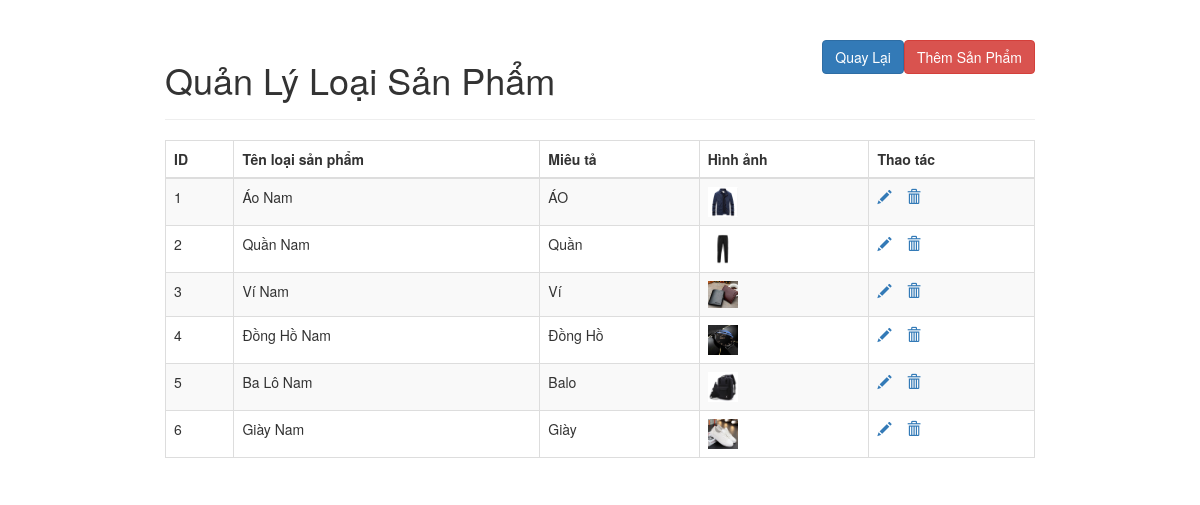
Page /categories/selectAllCategories.php on the committed database.
### tables this page shows
CREATE TABLE categories (
id int(11) NOT NULL AUTO_INCREMENT,
icon varchar(255) default null,
name varchar(255) default null,
date_sold date NOT NULL ,
description text,
PRIMARY KEY (id));

### categories/selectAllCategories.php (the view, shortened to what this page needs)
<!DOCTYPE html>
<html lang="en">
<head>
    <link rel="stylesheet" href="https://maxcdn.bootstrapcdn.com/bootstrap/3.3.7/css/bootstrap.css">
</head>
<body>
    <div class="wrapper">
        <div class="container-fluid">
            <div class="row">
                <div class="col-md-12">
                    <div class="page-header clearfix">
                        <h1 class="pull-left">Quản Lý Loại Sản Phẩm</h1>
                        <a href="Insertcategories.php" class="btn btn-danger pull-right">Thêm Sản Phẩm</a>
                        <a href="../adminQL.php" class="btn btn-primary pull-right">Quay Lại</a>
                    </div>
                    <?php
                    require_once("../connect.php");
                    $sql = "SELECT * FROM categories";
                    $linkImage = '../Image/';
                    if ($result = mysqli_query($link, $sql)) {
                        if (mysqli_num_rows($result) > 0) {
                            echo "<table class='table table-bordered table-striped'>";
                            echo "<thead>";
                            echo "<tr>";
                            echo "<th>ID</th>";
                            echo "<th>Tên loại sản phẩm</th>";
                            echo "<th>Miêu tả</th>";
                            echo "<th>Hình ảnh</th>";
                            echo "<th>Thao tác</th>";
                            echo "</tr>";
                            echo "</thead>";
                            echo "<tbody>";
                            while ($row = mysqli_fetch_array($result)) {
                                echo "<tr>";
                                echo "<td>" . $row['id'] . "</td>";
                                echo "<td>" . $row['name'] . "</td>";
                                echo "<td>" . $row['description'] . "</td>"; ?>
                                <td><img src=" <?php echo $linkImage . $row['icon'] ?>" width=30px></td>
                    <?php
                                echo "<td>";
                                echo "<a href='updateCate.php?id=" . $row['id'] . "' title='Chỉnh sửa' data-toggle='tooltip'><span class='glyphicon glyphicon-pencil'></span></a>";
                                echo "<a href='deleteCate.php?id=" . $row['id'] . "' title='Xóa' data-toggle='tooltip'><span class='glyphicon glyphicon-trash'></span></a>";
                                echo "</td>";
                                echo "</tr>";
                            }
                            echo "</tbody>";
                            echo "</table>";
                        } else {
                            echo "<center><p class='lead'><em>Không tìm thấy sản phẩm. </em></p></center>";
                        }
                    } else {
                        echo "<center>Lỗi! Vui lòng thử lại sau.</center> $sql. " . mysqli_error($link);
                    }
                    ?>
                </div>
            </div>
        </div>
    </div>
</body>
</html>

### categories/selectAllCategories.php (style rules this page uses)
.wrapper { width: 900px; margin: 0 auto; }
table tr td:last-child a { margin-right: 15px; }

### rows in the picture
categories: id "1", name "Áo Nam", description "ÁO", icon (picture)
categories: id "2", name "Quần Nam", description "Quần", icon (picture)
categories: id "3", name "Ví Nam", description "Ví", icon (picture)
categories: id "4", name "Đồng Hồ Nam", description "Đồng Hồ", icon (picture)
categories: id "5", name "Ba Lô Nam", description "Balo", icon (picture)
categories: id "6", name "Giày Nam", description "Giày", icon (picture)
